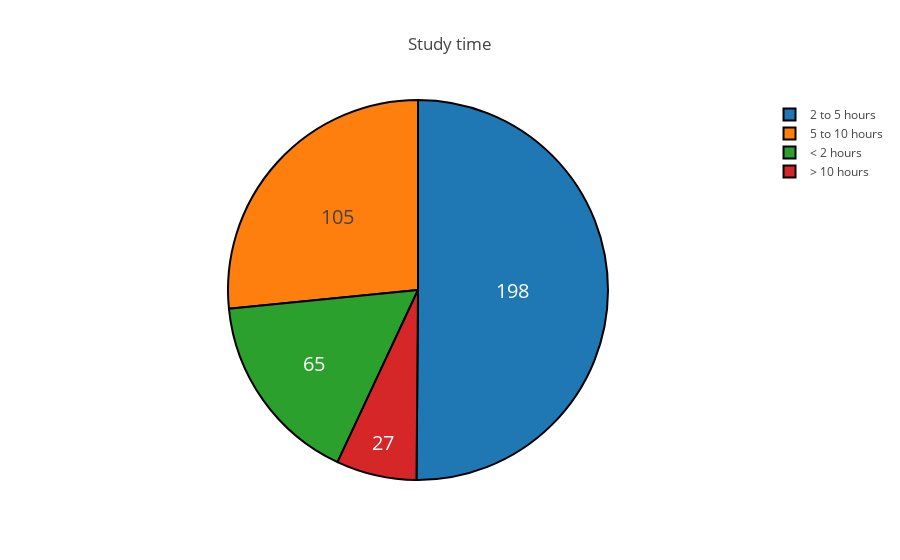

The cell this chart's notebook holds for it:
### Markdown cell above
来看看他们的学习时间

### Code cell
data1['st_time'] = np.nan
df = [data1]

for col in df:
    col.loc[col['studytime'] == 1 , 'st_time'] = '< 2 hours'
    col.loc[col['studytime'] == 2 , 'st_time'] = '2 to 5 hours'
    col.loc[col['studytime'] == 3, 'st_time'] = '5 to 10 hours'
    col.loc[col['studytime'] == 4, 'st_time'] = '> 10 hours'  
 
labels = data1["st_time"].unique().tolist()
amount = data1["st_time"].value_counts().tolist()

colors = ["ppt", "excel", "word", "note"]

trace = go.Pie(labels=labels, values=amount,
               hoverinfo='label+percent', textinfo='value', 
               textfont=dict(size=20),
               marker=dict(colors=colors, 
                           line=dict(color='#000000', width=2)))
dt = [trace]
layout = go.Layout(title="Study time")

fig = go.Figure(data=dt, layout=layout)
iplot(fig, filename='pie')

### Figure 1 — Plotly figure (JSON) as saved in the notebook; plotly's stock layout.template omitted (floating-point values rounded to 4 significant figures)
{"data": [{"hoverinfo": "label+percent", "labels": ["2 to 5 hours", "5 to 10 hours", "< 2 hours", "> 10 hours"], "marker": {"colors": ["ppt", "excel", "word", "note"], "line": {"color": "#000000", "width": 2}}, "textfont": {"size": 20}, "textinfo": "value", "type": "pie", "uid": "9caeebc5-00a5-4b7b-8ca3-79821e661040", "values": [198, 105, 65, 27]}], "layout": {"title": {"text": "Study time"}}}
